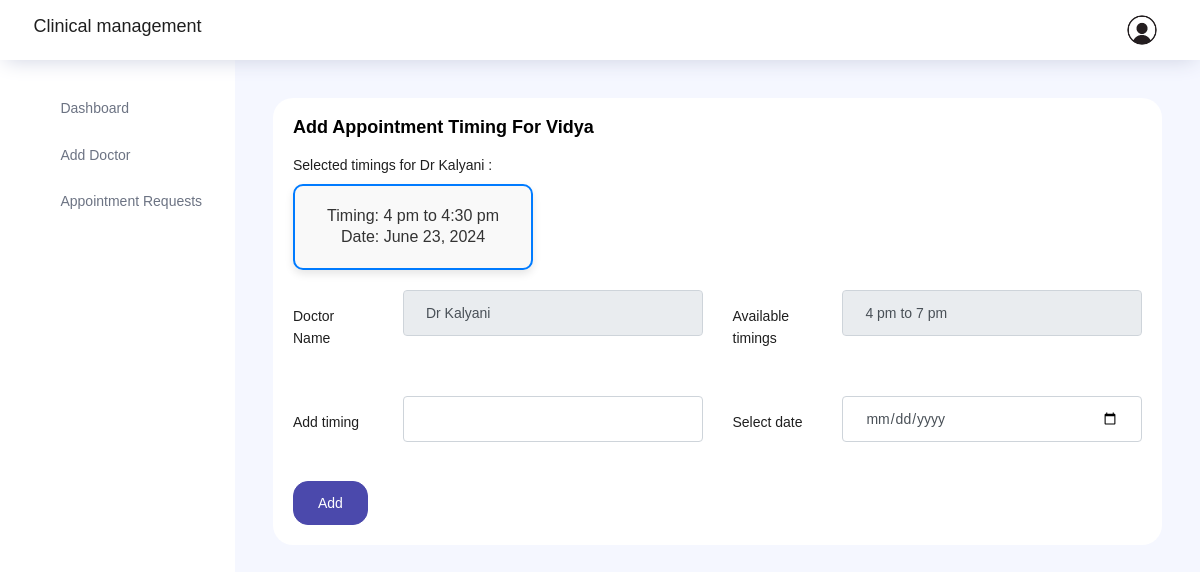
Screenshot of /set_timing/2 with the database file from the repository.
### users/models.py (models this page shows, shortened)
class Appointments(models.Model):
    clinic_id = models.CharField(max_length=100, default='patient')
    patient_id = models.ForeignKey(NewUser, on_delete=models.CASCADE, related_name='patient_appointments')
    doctor_id = models.ForeignKey(NewUser, on_delete=models.CASCADE, related_name='doctor_appointments')
    timings = models.DateTimeField(default=timezone.now)
    slot = models.BooleanField(default=False)

class NewUser(AbstractUser):
    user_type = models.CharField(max_length=100, default='patient')
    phone_no = models.CharField(max_length=100, default='employee')
    address = models.CharField(max_length=100, default='employee')
    city = models.CharField(max_length=100, default='employee')
    qualification=models.CharField(max_length=100, default=' ')
    specialization=models.CharField(max_length=100, default=' ')
    available_timings=models.CharField(max_length=100, default=' ')
    added_by=models.CharField(max_length=100, default=' ')

class AppointmentTimings(models.Model):
    appo_id = models.ForeignKey(Appointments, on_delete=models.CASCADE)
    date = models.DateField()
    slot_timing = models.CharField(max_length=300, default='')

### users/views.py (the view)
# urls.py: path('set_timing/<int:app_id>',views.set_timing, name="set_timing"),
def set_timing(request, app_id):
    obj = get_object_or_404(Appointments.objects.select_related('patient_id', 'doctor_id'), id=app_id)
    doctor_id = obj.doctor_id.id
    selected_timings = AppointmentTimings.objects.filter(appo_id__doctor_id=doctor_id)
    if request.method == "POST":
        timing = request.POST.get('timing')
        date = request.POST.get('a_date')
        obj.slot = True
        obj.save()
        new_timing = AppointmentTimings.objects.create(slot_timing=timing, appo_id=obj, date=date)
    context = {
        'obj': obj,
        'selected_timings': selected_timings,
    }
    return render(request, 'set_timing.html', context)

### users/templates/set_timing.html (shortened to what this page needs)
{% extends 'base1.html' %}
{% block content %}
<div class="main-panel">
    <div class="content-wrapper">
      <div class="row">
        <div class="col-12 grid-margin">
            <div class="card">
                <div class="card-body">
                    <h4 class="card-title">Add appointment timing for {{obj.patient_id.first_name}}</h4>
                    <div style="margin-bottom: 20px;">
                        {% if selected_timings %}
                        <p>Selected timings for {{obj.doctor_id.first_name}} :</p>
                        <div class="cards1-container">
                            {% for x in selected_timings %}
                            <div class="card1">
                                <p>Timing: {{x.slot_timing}}<br>Date: {{x.date}}</p>
                            </div>
                            {% endfor %}
                        </div>
                        {% else %}
                        <p>There is no selected timing yet</p>
                        {% endif %}
                    </div>
                    <form  class="form-sample" method="post">
                        <div class="row">
                            <div class="col-md-6">
                                <div class="form-group row">
                                    <label class="col-sm-3 col-form-label">Doctor Name</label>
                                    <div class="col-sm-9">
                                        <input type="text" value="{{obj.doctor_id.first_name}}" name="doctor" class="form-control" required readonly>
                                    </div>
                                </div>
                            </div>
                            <div class="col-md-6">
                                <div class="form-group row">
                                    <label class="col-sm-3 col-form-label">Available timings</label>
                                    <div class="col-sm-9">
                                        <input type="text" value="{{obj.doctor_id.available_timings}}" name="quali" class="form-control" required readonly>
                                    </div>
                                </div>
                            </div>
                            <div class="col-md-6">
                                <div class="form-group row">
                                    <label class="col-sm-3 col-form-label">Add timing</label>
                                    <div class="col-sm-9">
                                        <input type="text" name="timing" class="form-control" required>
                                    </div>
                                </div>
                            </div>
                            <div class="col-md-6">
                                <div class="form-group row">
                                    <label class="col-sm-3 col-form-label">Select date</label>
                                    <div class="col-sm-9">
                                        <input type="date" name="a_date" class="form-control" required>
                                    </div>
                                </div>
                            </div>
                        </div>
                        <button class="btn btn-primary" type="submit">Add</button>
                    </form>
                </div>
            </div>
        </div>
    </div>
</div>
</div>
{% endblock %}

### users/templates/set_timing.html (style rules this page uses)
.cards1-container { display: flex; flex-wrap: wrap; gap: 20px; justify-content: flex-start; }
.card1 { border: 2px solid #007BFF; border-radius: 10px; padding: 20px; background-color: #f9f9f9; box-shadow: 0 4px 8px rgba(0, 0, 0, 0.1); transition: box-shadow 0.3s ease; width: calc(33% - 40px); box-sizing: border-box; }
.card1 p { font-size: 16px; color: #333; margin: 0; text-align: center; font-family: 'Arial', sans-serif; }

### rows the page displays
Appointments: patient_id.first_name "Vidya", doctor_id.first_name "Dr Kalyani", doctor "Dr Kalyani", quali "4 pm to 7 pm"
AppointmentTimings: slot_timing "4 pm to 4:30 pm", date "June 23, 2024"
